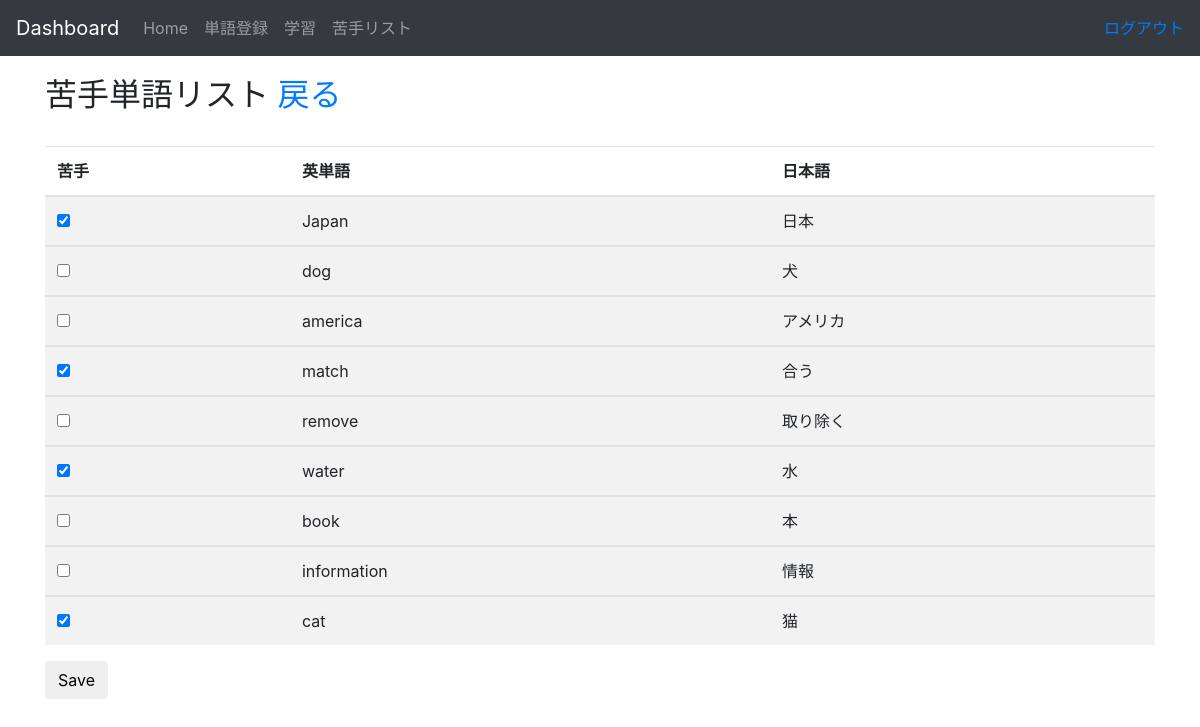
Screenshot of /user_home/weak_list/edit/ (signed in) with the database file from the repository.
### word_learn/models.py (models this page shows, shortened)
class Word(models.Model):
    user = models.ForeignKey(settings.AUTH_USER_MODEL, on_delete=models.CASCADE)
    weak=models.BooleanField(default=False)
    english_word = models.CharField(null=False,max_length=200)
    japanese_word = models.CharField(null=False,max_length=200)
    created_date = models.DateTimeField(default=timezone.now)

### word_learn/views.py (the view, shortened to what this page needs)
# urls.py: path('user_home/weak_list/edit/',views.WeakListEditView.as_view(),name="WeakListEdit"),
class WeakListEditView(View):
	template_name='word_learn/weak_list_edit.html'
	def get(self, request, *args, **kwargs):
		words=Word.objects.filter(user=request.user)
		return render(request, self.template_name, {'words': words})

### word_learn/templates/word_learn/weak_list_edit.html (shortened to what this page needs)
{% extends 'word_learn/base.html' %}
{% block content %}
          <h2>苦手単語リスト  <a  href="../">戻る</a></h2>
           <form method="POST" class="post-form">
          <div class="table-responsive">
            <table class="table table-striped">
              <thead>
                <tr>
                  <th>苦手</th>
                  <th>英単語</th>
                  <th>日本語</th>
                </tr>
              </thead>
                {% for word in words %}
                    <tbody>
                        <tr>
                            {% if word.weak %}
                　              <td><input type="checkbox" name="list[]" value="{{ word.id }}" checked="checked"/></td>
                            {% else %}
                                <td><input type="checkbox" name="list[]" value="{{ word.id }}" /></td>
                            {% endif%}
                                <td>{{word.english_word}}</td>
                                <td>{{word.japanese_word}}</td>
                        </tr>
                    </tbody>
                {% endfor %}
            </table>
          </div>
           <button type="submit" class="save btn btn-default" href=''>Save</button>
           </form>
 {% endblock %}

### rows the page displays
Word: english_word "Japan", japanese_word "日本"
Word: english_word "dog", japanese_word "犬"
Word: english_word "america", japanese_word "アメリカ"
Word: english_word "match", japanese_word "合う"
Word: english_word "remove", japanese_word "取り除く"
Word: english_word "water", japanese_word "水"
Word: english_word "book", japanese_word "本"
Word: english_word "information", japanese_word "情報"
Word: english_word "cat", japanese_word "猫"
